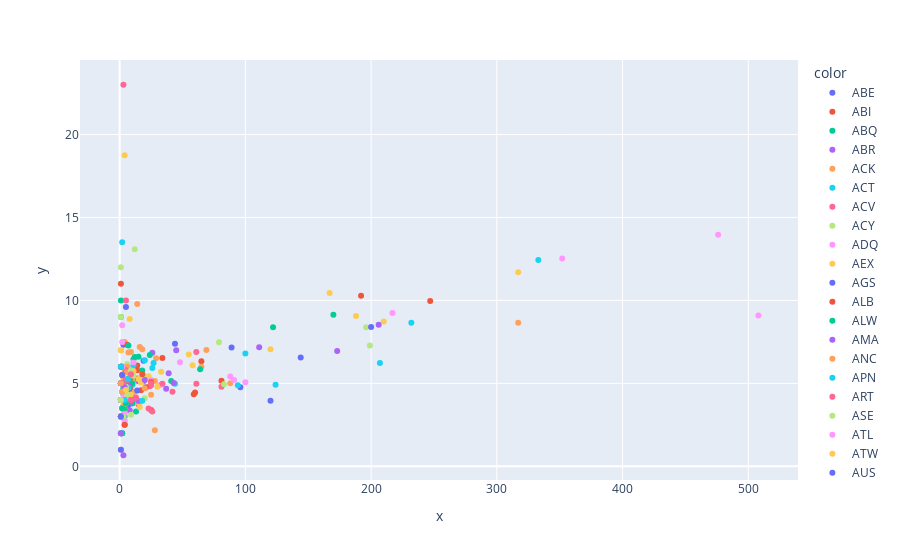

Notebook source saved alongside this figure:
### Code cell
taxi_in=df_task4.groupby(['dest']).agg({'taxi_in':['count', 'mean']}).reset_index()

plt.figure(figsize=(12, 8))

fig=go.scatter(x=taxi_in[('taxi_in', 'count')], y=taxi_in[('taxi_in', 'mean')], color=taxi_in['dest'])
fig.show()
